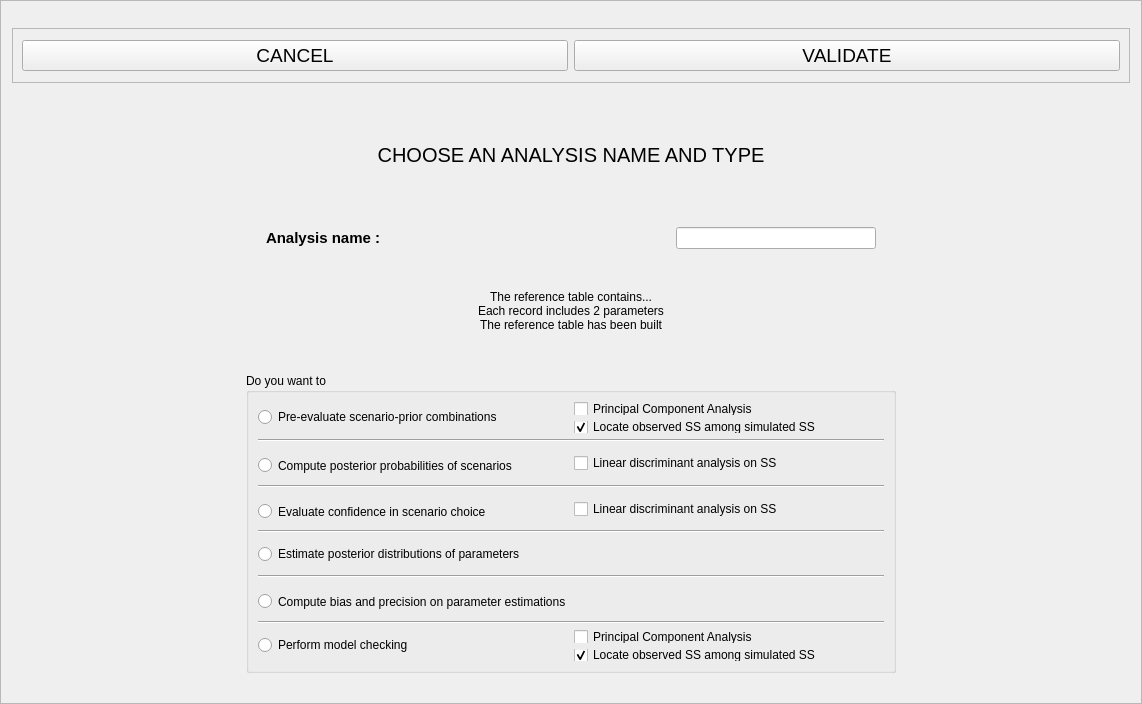
<?xml version="1.0" encoding="UTF-8"?>
<ui version="4.0">
 <class>Frame</class>
 <widget class="QFrame" name="Frame">
  <property name="geometry">
   <rect>
    <x>0</x>
    <y>0</y>
    <width>1142</width>
    <height>704</height>
   </rect>
  </property>
  <property name="windowTitle">
   <string>Frame</string>
  </property>
  <property name="frameShape">
   <enum>QFrame::StyledPanel</enum>
  </property>
  <property name="frameShadow">
   <enum>QFrame::Raised</enum>
  </property>
  <layout class="QVBoxLayout" name="verticalLayout_2">
   <item>
    <widget class="QFrame" name="frame_6">
     <property name="sizePolicy">
      <sizepolicy hsizetype="Expanding" vsizetype="Preferred">
       <horstretch>0</horstretch>
       <verstretch>0</verstretch>
      </sizepolicy>
     </property>
     <property name="minimumSize">
      <size>
       <width>0</width>
       <height>55</height>
      </size>
     </property>
     <property name="maximumSize">
      <size>
       <width>16777215</width>
       <height>55</height>
      </size>
     </property>
     <property name="frameShape">
      <enum>QFrame::StyledPanel</enum>
     </property>
     <property name="frameShadow">
      <enum>QFrame::Raised</enum>
     </property>
     <layout class="QHBoxLayout" name="horizontalLayout_9">
      <item>
       <widget class="QPushButton" name="exitButton">
        <property name="font">
         <font>
          <pointsize>14</pointsize>
         </font>
        </property>
        <property name="toolTip">
         <string>Leave this screen without loosing any change</string>
        </property>
        <property name="text">
         <string>CANCEL</string>
        </property>
        <property name="shortcut">
         <string>Alt+E</string>
        </property>
       </widget>
      </item>
      <item>
       <widget class="QPushButton" name="okButton">
        <property name="font">
         <font>
          <pointsize>14</pointsize>
         </font>
        </property>
        <property name="toolTip">
         <string>Test and save data (Alt+o)</string>
        </property>
        <property name="text">
         <string>VALIDATE</string>
        </property>
        <property name="shortcut">
         <string>Alt+V</string>
        </property>
       </widget>
      </item>
     </layout>
    </widget>
   </item>
   <item>
    <widget class="QLabel" name="label">
     <property name="minimumSize">
      <size>
       <width>0</width>
       <height>100</height>
      </size>
     </property>
     <property name="maximumSize">
      <size>
       <width>16777215</width>
       <height>100</height>
      </size>
     </property>
     <property name="font">
      <font>
       <pointsize>15</pointsize>
      </font>
     </property>
     <property name="text">
      <string>CHOOSE AN ANALYSIS NAME AND TYPE</string>
     </property>
     <property name="alignment">
      <set>Qt::AlignCenter</set>
     </property>
    </widget>
   </item>
   <item>
    <layout class="QHBoxLayout" name="horizontalLayout_3">
     <item>
      <widget class="QLabel" name="analysisNameLabel">
       <property name="minimumSize">
        <size>
         <width>150</width>
         <height>0</height>
        </size>
       </property>
       <property name="maximumSize">
        <size>
         <width>150</width>
         <height>16777215</height>
        </size>
       </property>
       <property name="font">
        <font>
         <pointsize>11</pointsize>
         <weight>75</weight>
         <bold>true</bold>
         <underline>false</underline>
         <strikeout>false</strikeout>
        </font>
       </property>
       <property name="text">
        <string>Analysis name : </string>
       </property>
      </widget>
     </item>
     <item>
      <widget class="QLineEdit" name="analysisNameEdit">
       <property name="minimumSize">
        <size>
         <width>200</width>
         <height>0</height>
        </size>
       </property>
       <property name="maximumSize">
        <size>
         <width>200</width>
         <height>16777215</height>
        </size>
       </property>
      </widget>
     </item>
    </layout>
   </item>
   <item>
    <widget class="QLabel" name="titleInfoLabel">
     <property name="minimumSize">
      <size>
       <width>0</width>
       <height>80</height>
      </size>
     </property>
     <property name="maximumSize">
      <size>
       <width>16777215</width>
       <height>80</height>
      </size>
     </property>
     <property name="text">
      <string>The reference table contains...
Each record includes 2 parameters
The reference table has been built</string>
     </property>
     <property name="alignment">
      <set>Qt::AlignCenter</set>
     </property>
    </widget>
   </item>
   <item>
    <layout class="QHBoxLayout" name="horizontalLayout_2">
     <item>
      <spacer name="horizontalSpacer">
       <property name="orientation">
        <enum>Qt::Horizontal</enum>
       </property>
       <property name="sizeHint" stdset="0">
        <size>
         <width>40</width>
         <height>20</height>
        </size>
       </property>
      </spacer>
     </item>
     <item>
      <widget class="QGroupBox" name="groupBox">
       <property name="minimumSize">
        <size>
         <width>650</width>
         <height>300</height>
        </size>
       </property>
       <property name="maximumSize">
        <size>
         <width>650</width>
         <height>300</height>
        </size>
       </property>
       <property name="title">
        <string>Do you want to</string>
       </property>
       <layout class="QVBoxLayout" name="verticalLayout_4">
        <item>
         <layout class="QHBoxLayout" name="horizontalLayout">
          <item>
           <widget class="QRadioButton" name="preEvRadio">
            <property name="text">
             <string>Pre-evaluate scenario-prior combinations</string>
            </property>
            <property name="checked">
             <bool>false</bool>
            </property>
           </widget>
          </item>
          <item>
           <layout class="QVBoxLayout" name="verticalLayout">
            <item>
             <widget class="QCheckBox" name="confPcaCheck">
              <property name="text">
               <string>Principal Component Analysis</string>
              </property>
             </widget>
            </item>
            <item>
             <widget class="QCheckBox" name="lossCheck">
              <property name="text">
               <string>Locate observed SS among simulated SS</string>
              </property>
              <property name="checked">
               <bool>true</bool>
              </property>
             </widget>
            </item>
           </layout>
          </item>
         </layout>
        </item>
        <item>
         <widget class="Line" name="line">
          <property name="orientation">
           <enum>Qt::Horizontal</enum>
          </property>
         </widget>
        </item>
        <item>
         <layout class="QHBoxLayout" name="horizontalLayout_5">
          <item>
           <widget class="QRadioButton" name="comparisonRadio">
            <property name="minimumSize">
             <size>
              <width>0</width>
              <height>35</height>
             </size>
            </property>
            <property name="maximumSize">
             <size>
              <width>16777215</width>
              <height>35</height>
             </size>
            </property>
            <property name="text">
             <string>Compute posterior probabilities of scenarios</string>
            </property>
           </widget>
          </item>
          <item>
           <widget class="QCheckBox" name="confFdaCompareCheck">
            <property name="text">
             <string>Linear discriminant analysis on SS</string>
            </property>
           </widget>
          </item>
         </layout>
        </item>
        <item>
         <widget class="Line" name="line_3">
          <property name="orientation">
           <enum>Qt::Horizontal</enum>
          </property>
         </widget>
        </item>
        <item>
         <layout class="QHBoxLayout" name="horizontalLayout_6">
          <item>
           <widget class="QRadioButton" name="confidenceRadio">
            <property name="minimumSize">
             <size>
              <width>0</width>
              <height>35</height>
             </size>
            </property>
            <property name="maximumSize">
             <size>
              <width>16777215</width>
              <height>35</height>
             </size>
            </property>
            <property name="text">
             <string>Evaluate confidence in scenario choice</string>
            </property>
           </widget>
          </item>
          <item>
           <widget class="QCheckBox" name="confFdaCheck">
            <property name="text">
             <string>Linear discriminant analysis on SS</string>
            </property>
           </widget>
          </item>
         </layout>
        </item>
        <item>
         <widget class="Line" name="line_4">
          <property name="orientation">
           <enum>Qt::Horizontal</enum>
          </property>
         </widget>
        </item>
        <item>
         <widget class="QRadioButton" name="estimateRadio">
          <property name="minimumSize">
           <size>
            <width>0</width>
            <height>30</height>
           </size>
          </property>
          <property name="maximumSize">
           <size>
            <width>16777215</width>
            <height>30</height>
           </size>
          </property>
          <property name="text">
           <string>Estimate posterior distributions of parameters</string>
          </property>
         </widget>
        </item>
        <item>
         <widget class="Line" name="line_2">
          <property name="orientation">
           <enum>Qt::Horizontal</enum>
          </property>
         </widget>
        </item>
        <item>
         <widget class="QRadioButton" name="biasRadio">
          <property name="minimumSize">
           <size>
            <width>0</width>
            <height>35</height>
           </size>
          </property>
          <property name="maximumSize">
           <size>
            <width>16777215</width>
            <height>35</height>
           </size>
          </property>
          <property name="text">
           <string>Compute bias and precision on parameter estimations</string>
          </property>
         </widget>
        </item>
        <item>
         <widget class="Line" name="line_5">
          <property name="orientation">
           <enum>Qt::Horizontal</enum>
          </property>
         </widget>
        </item>
        <item>
         <layout class="QHBoxLayout" name="horizontalLayout_4">
          <item>
           <widget class="QRadioButton" name="modCheckRadio">
            <property name="text">
             <string>Perform model checking</string>
            </property>
            <property name="checked">
             <bool>false</bool>
            </property>
           </widget>
          </item>
          <item>
           <layout class="QVBoxLayout" name="verticalLayout_3">
            <item>
             <widget class="QCheckBox" name="modCheckPcaCheck">
              <property name="text">
               <string>Principal Component Analysis</string>
              </property>
             </widget>
            </item>
            <item>
             <widget class="QCheckBox" name="modCheckLossCheck">
              <property name="text">
               <string>Locate observed SS among simulated SS</string>
              </property>
              <property name="checked">
               <bool>true</bool>
              </property>
             </widget>
            </item>
           </layout>
          </item>
         </layout>
        </item>
       </layout>
      </widget>
     </item>
     <item>
      <spacer name="horizontalSpacer_2">
       <property name="orientation">
        <enum>Qt::Horizontal</enum>
       </property>
       <property name="sizeHint" stdset="0">
        <size>
         <width>40</width>
         <height>20</height>
        </size>
       </property>
      </spacer>
     </item>
    </layout>
   </item>
  </layout>
 </widget>
 <resources/>
 <connections/>
</ui>
